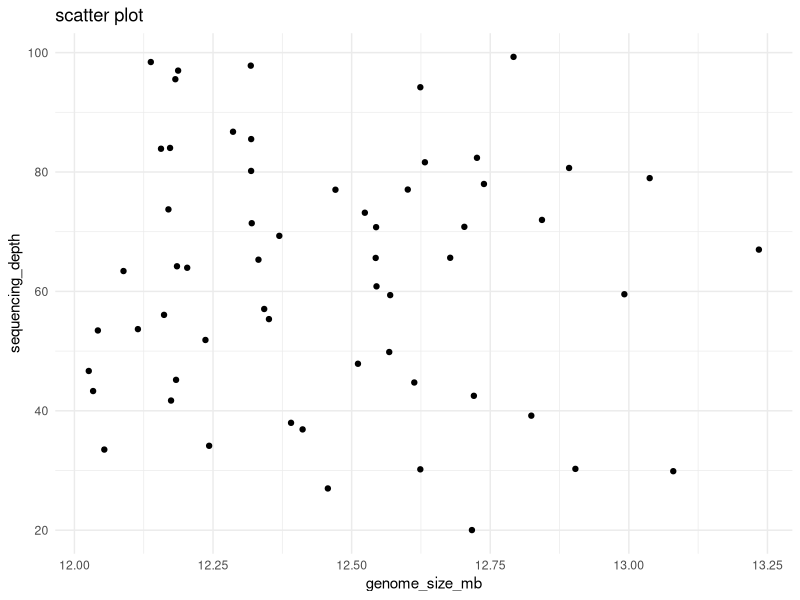
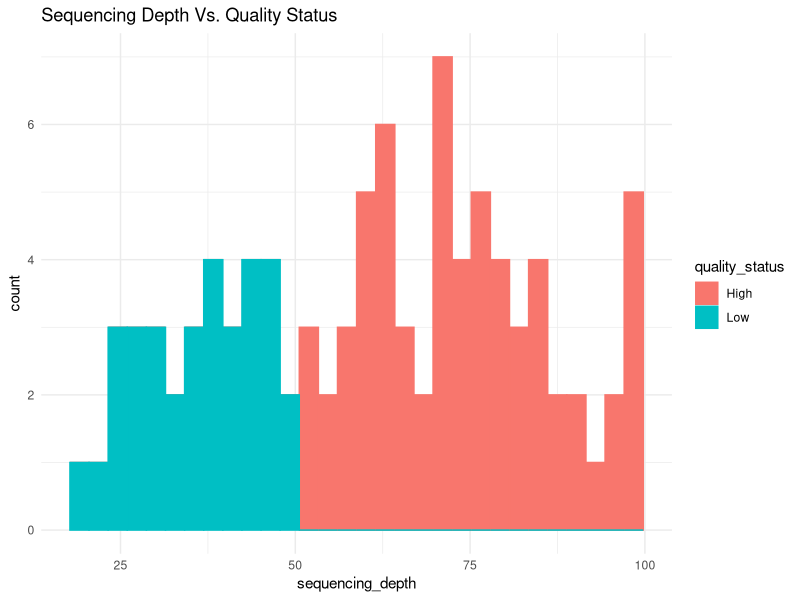
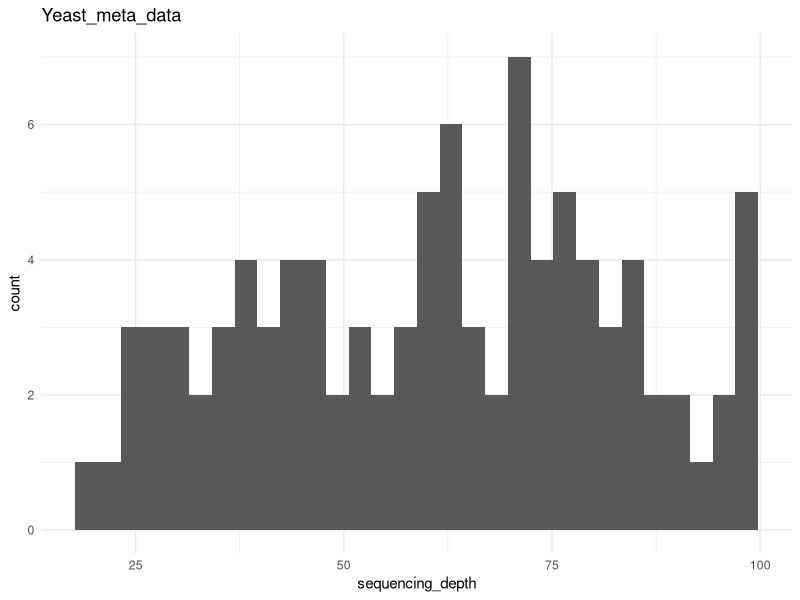

Write R code to recreate these figures, in order.
## ---- chunk 1
library("tidyverse")
yeast_genome <- read_csv("yeast_genome_metadata.csv") %>% #reading the .csv file
  filter (genome_size_mb > 12) %>% #removing all the data points less than 12
  mutate(log_depth = log(sequencing_depth)) %>% # creating a new qualum whre I will save all the value sequencing_depth after taking the log
  select (gc_content, genome_size_mb, sequencing_depth) %>% #selecting the columns which we need
  write_csv("partner_a_filtered.csv") #savig the csv file

yeast_genome_matrix <- as.matrix(yeast_genome) # cnverting the dataset to matrix form

write.csv(yeast_genome_matrix, "partner_a_matrix.csv") # save as csv

mean_gc_content <- mean(yeast_genome_matrix[,"gc_content"]) # taking mean
mean_gc_content
## ---- chunk 2
ggplot(data = yeast_genome_matrix, aes(x = genome_size_mb, y = sequencing_depth)) +
  geom_point() +
  labs(title = "scatter plot", x = "genome_size_mb", y = "sequencing_depth") +
  theme_minimal() #plotting the scatterplot

## ---- chunk 3
yeast_dataframe <- read_csv("yeast_genome_metadata.csv") %>%
  filter (gc_content < 40) %>%
  mutate(quality_status = if_else (
    sequencing_depth > 50, "High", "Low"
  )) 
high_quality_samples <- filter (yeast_dataframe, quality_status == "High") %>% select(sample_id)

high_quality_samples_vec <- high_quality_samples$sample_id
write_csv(yeast_dataframe, "partner_b1_filtered.csv")

ggplot (yeast_dataframe, aes(x= sequencing_depth)) +
  geom_histogram (aes(color= quality_status, fill= quality_status)) +
  ggtitle("Sequencing Depth Vs. Quality Status") +
  theme_minimal()
## ---- chunk 4
#| eco: "false"
library("tidyverse")
## ---- chunk 5
yeast_mata_data <- read.csv("yeast_genome_metadata.csv")
yeast_mata_data_filtered <- yeast_mata_data%>%
  filter(gc_content < 40)%>% 
  mutate(quality_status = if_else(sequencing_depth > 50, "High", "Low"))

high_quality_samples <- yeast_mata_data_filtered%>%
  filter(quality_status == "High") %>% select(sample_id)

high_quality_samples_vector <- high_quality_samples$sample_id
write_csv(yeast_mata_data_filtered, "partner_Krish(B2)_filtered.csv")

## ---- chunk 6
ggplot(data = yeast_mata_data_filtered, aes(x = sequencing_depth)) +
  geom_histogram() +
  labs(title = "Yeast_meta_data", x = "sequencing_depth") +
  theme_minimal()
